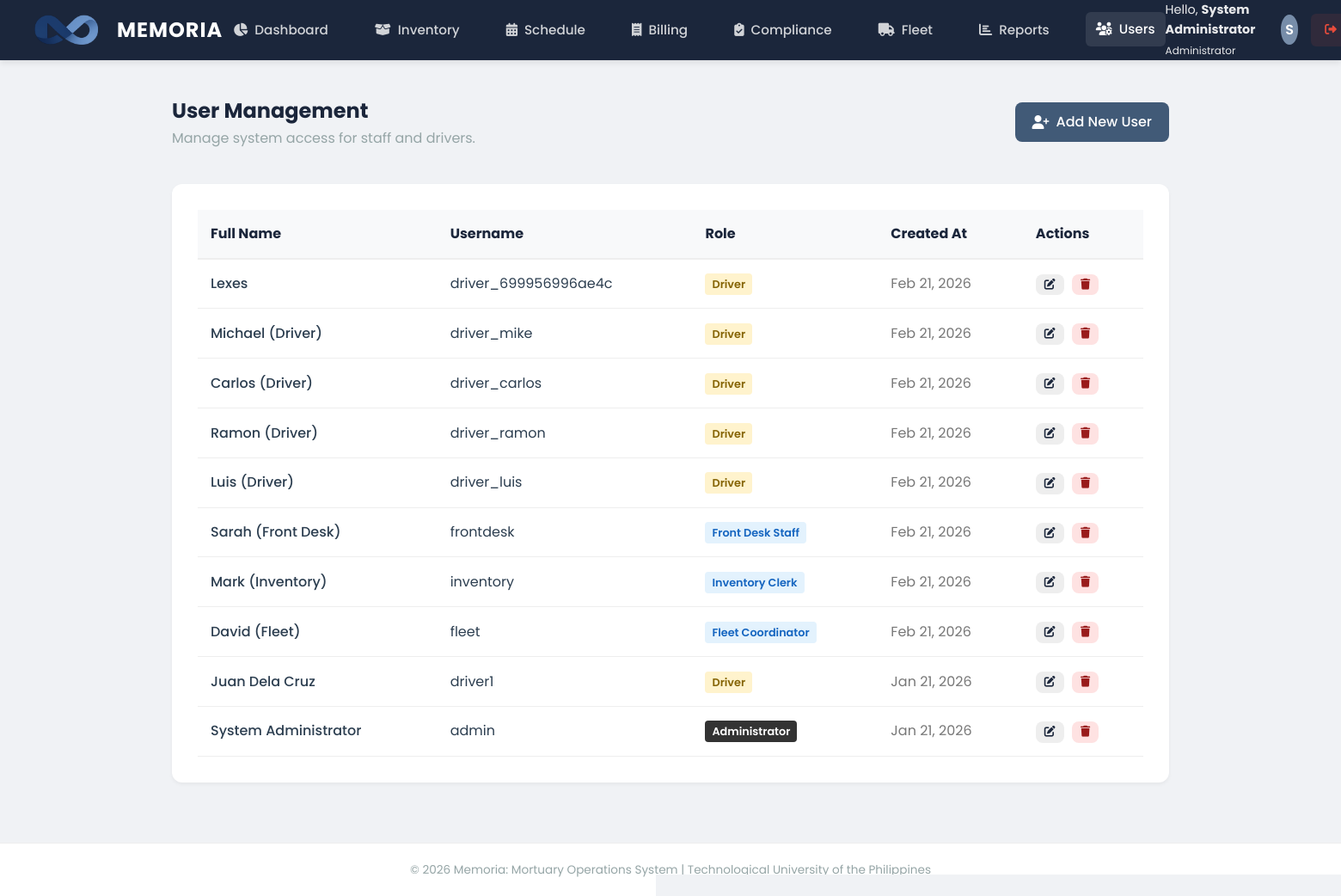
/modules/users/manage_users.php (signed in), run on the app's committed database.
### tables this page shows
CREATE TABLE `users` (
  `id` int(11) NOT NULL,
  `username` varchar(50) NOT NULL,
  `password` varchar(255) NOT NULL,
  `full_name` varchar(100) NOT NULL,
  `role` enum('Administrator','Front Desk Staff','Inventory Clerk','Fleet Coordinator','Driver') NOT NULL,
  `contact_info` varchar(100) DEFAULT NULL,
  `created_at` timestamp NOT NULL DEFAULT current_timestamp()
);

### modules/users/manage_users.php (the view, shortened to what this page needs)
<?php
include('../../includes/header.php');
?>
<div class="panel-header" style="border-bottom: none;">
    <div>
        <h1 style="font-size: 1.5rem; color: var(--deep-navy);">User Management</h1>
        <p style="color: var(--text-light);">Manage system access for staff and drivers.</p>
    </div>
    <a href="add_user.php" class="btn btn-primary"><i class="fas fa-user-plus"></i> Add New User</a>
</div>
<div class="panel">
    <table style="width: 100%; border-collapse: collapse;">
        <thead>
            <tr style="background: #f8f9fa; text-align: left; color: var(--deep-navy);">
                <th style="padding: 15px; border-bottom: 2px solid #eee;">Full Name</th>
                <th style="padding: 15px; border-bottom: 2px solid #eee;">Username</th>
                <th style="padding: 15px; border-bottom: 2px solid #eee;">Role</th>
                <th style="padding: 15px; border-bottom: 2px solid #eee;">Created At</th>
                <th style="padding: 15px; border-bottom: 2px solid #eee;">Actions</th>
            </tr>
        </thead>
        <tbody>
            <?php
            $q = mysqli_query($conn, "SELECT * FROM users ORDER BY created_at DESC");
            while ($row = mysqli_fetch_assoc($q)) {
                $roleColor = '#e3f2fd';
                $roleText = '#1565c0';
                if($row['role'] == 'Administrator') { $roleColor = '#333'; $roleText = '#fff'; }
                if($row['role'] == 'Driver') { $roleColor = '#fff3cd'; $roleText = '#856404'; }
                echo "<tr>
                    <td style='padding: 15px; border-bottom: 1px solid #eee; font-weight: 500;'>" . htmlspecialchars($row['full_name']) . "</td>
                    <td style='padding: 15px; border-bottom: 1px solid #eee;'>" . htmlspecialchars($row['username']) . "</td>
                    <td style='padding: 15px; border-bottom: 1px solid #eee;'>
                        <span style='background: $roleColor; color: $roleText; padding:4px 8px; border-radius:4px; font-size:0.8rem; font-weight: 600;'>" . htmlspecialchars($row['role']) . "</span>
                    </td>
                    <td style='padding: 15px; border-bottom: 1px solid #eee; color:#777;'>" . date('M d, Y', strtotime($row['created_at'])) . "</td>
                    <td style='padding: 15px; border-bottom: 1px solid #eee;'>
                        <a href='edit_user.php?id={$row['id']}' class='btn' style='background:#eee; color: var(--deep-navy); padding:6px 10px; font-size:0.8rem; margin-right: 5px;' title='Edit'><i class='fas fa-edit'></i></a>
                        <a href='manage_users.php?delete={$row['id']}' onclick='return confirm(\"Permanently delete this user account?\")' class='btn' style='background:#fee2e2; color:#991b1b; padding:6px 10px; font-size:0.8rem;' title='Delete'><i class='fas fa-trash'></i></a>
                    </td>
                </tr>";
            }
            ?>
        </tbody>
    </table>
</div>
<?php include('../../includes/footer.php'); ?>

### assets/css/style.css (style rules this page uses)
:root { --deep-navy: #1B263B; --slate-blue: #415A77; --cloud-gray: #E0E1DD; --muted-teal: #778DA9; --white: #FFFFFF; --danger: #e74c3c; --success: #2ecc71; --text-dark: #2c3e50; --text-light: #95a5a6; --shadow-sm: 0 2px 4px rgba(0,0,0,0.05); --shadow-md: 0 4px 6px rgba(0,0,0,0.07); --shadow-lg: 0 10px 15px rgba(0,0,0,0.1); }
* { margin: 0; padding: 0; box-sizing: border-box; }
body { font-family: 'Poppins', sans-serif; background-color: #F0F2F5; color: var(--text-dark); line-height: 1.6; min-height: 100vh; display: flex; flex-direction: column; }
.panel { background: var(--white); border-radius: 12px; box-shadow: var(--shadow-sm); padding: 30px; margin-bottom: 30px; }
.panel-header { display: flex; justify-content: space-between; align-items: center; margin-bottom: 25px; border-bottom: 1px solid #eee; padding-bottom: 15px; }
.btn { padding: 10px 20px; border-radius: 8px; font-weight: 500; cursor: pointer; border: none; transition: all 0.2s; text-decoration: none; display: inline-flex; align-items: center; gap: 8px; }
.btn-primary { background: var(--slate-blue); color: white; }

### data on the page
users: full_name "Lexes", username "driver_699956996ae4c", role "Driver", created_at "Feb 21, 2026"
users: full_name "Michael (Driver)", username "driver_mike", role "Driver", created_at "Feb 21, 2026"
users: full_name "Carlos (Driver)", username "driver_carlos", role "Driver", created_at "Feb 21, 2026"
users: full_name "Ramon (Driver)", username "driver_ramon", role "Driver", created_at "Feb 21, 2026"
users: full_name "Luis (Driver)", username "driver_luis", role "Driver", created_at "Feb 21, 2026"
users: full_name "Sarah (Front Desk)", username "frontdesk", role "Front Desk Staff", created_at "Feb 21, 2026"
users: full_name "Mark (Inventory)", username "inventory", role "Inventory Clerk", created_at "Feb 21, 2026"
users: full_name "David (Fleet)", username "fleet", role "Fleet Coordinator", created_at "Feb 21, 2026"
users: full_name "Juan Dela Cruz", username "driver1", role "Driver", created_at "Jan 21, 2026"
users: full_name "System Administrator", username "admin", role "Administrator", created_at "Jan 21, 2026"

### other printed values
$_SESSION['full_name'] "System Administrator"
$_SESSION['role'] "Administrator"
substr($_SESSION['full_name'], 0, 1) "S"
